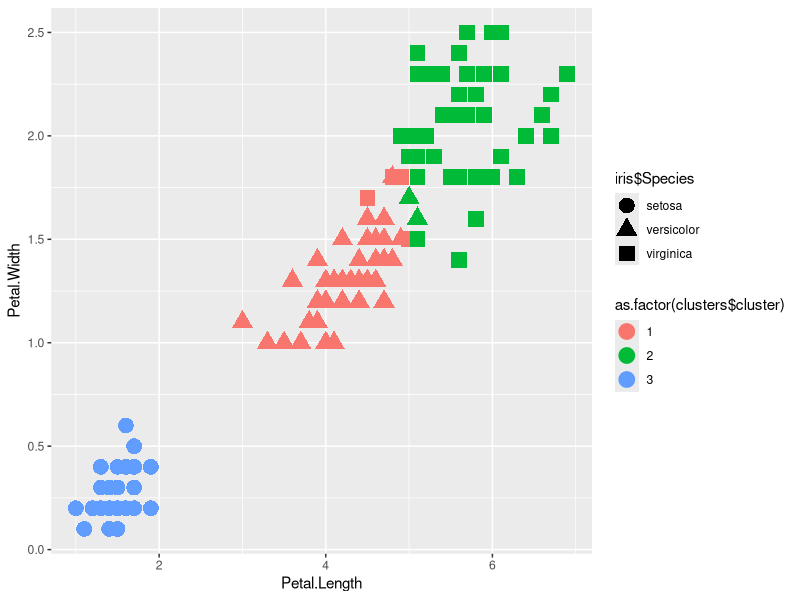
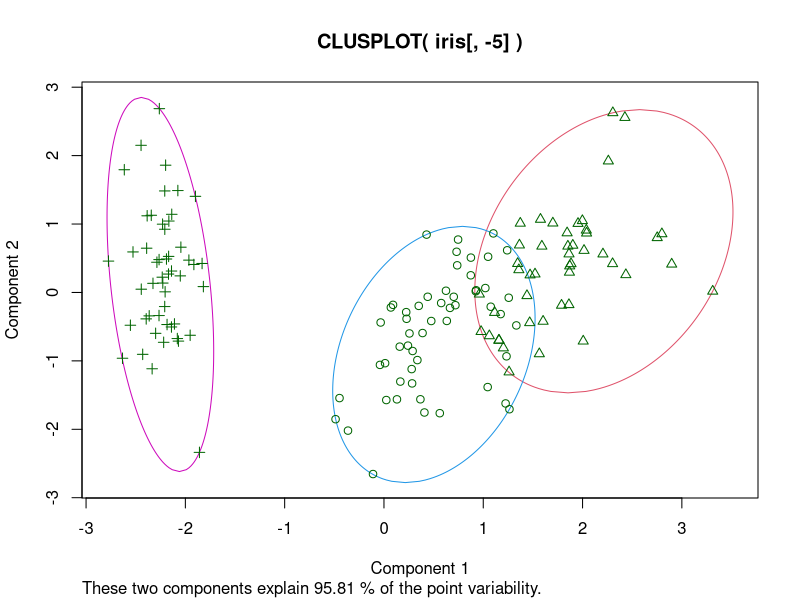
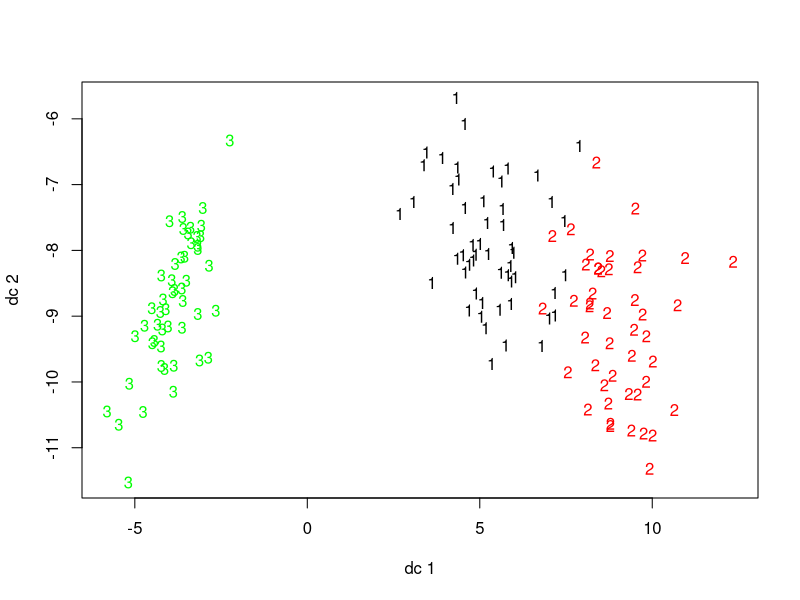
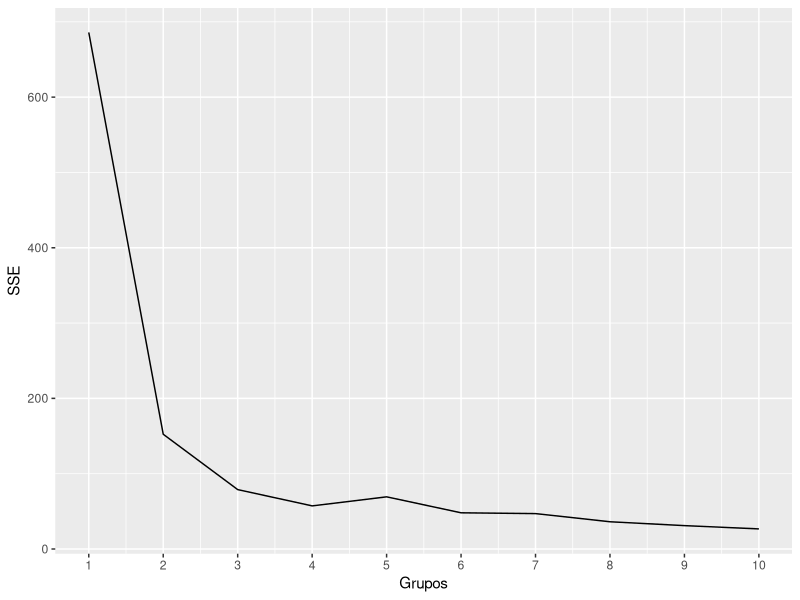
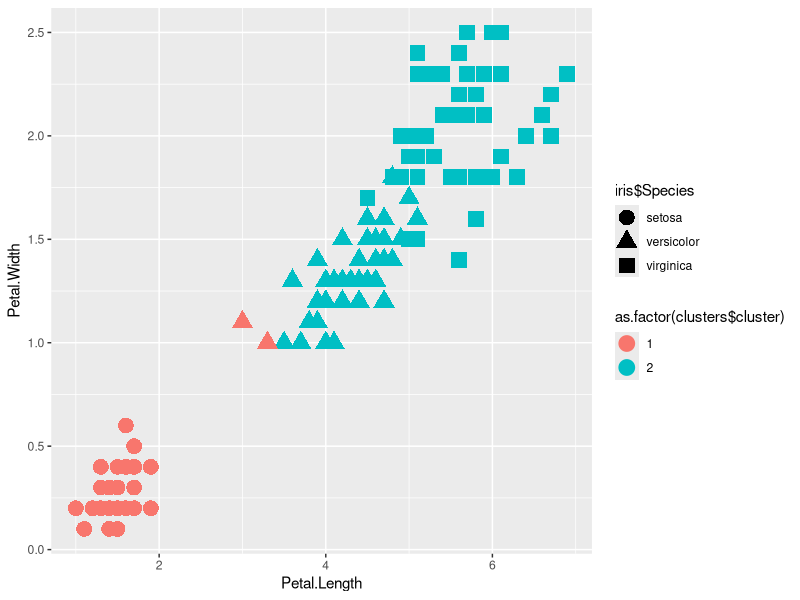
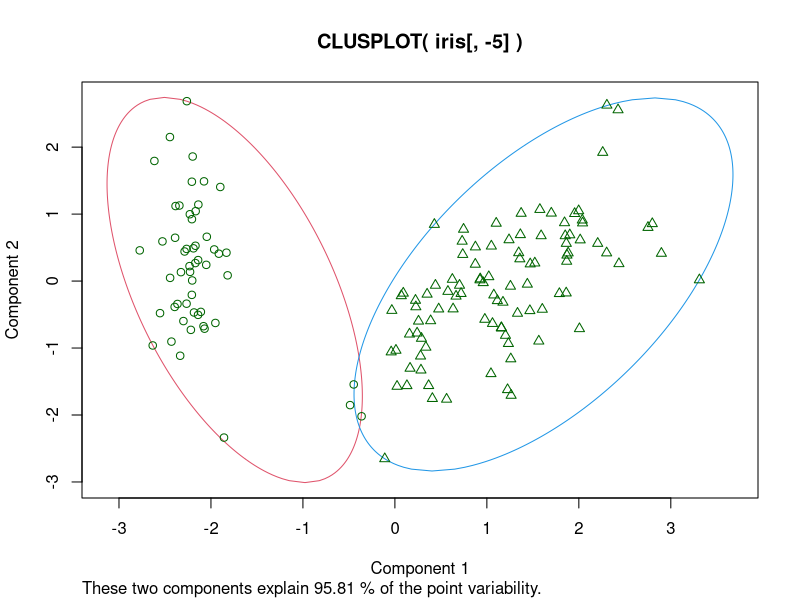

These figures' R source, in order:
# -----------------------------------------------------------------
# Clustering (agrupamiento de datos)
# -----------------------------------------------------------------
library(cluster)
library(fpc)
library(stats)
library(ggplot2)

# Agrupamiento con el algoritmo k-means de iris, usando dos de sus atributos y estableciendo el número de grupos
set.seed(4242)
clusters <- kmeans(iris[, c("Petal.Length", "Petal.Width")], 3)
clusters

table(iris$Species, clusters$cluster)  # Examinamos la clase de las muestras contenidas en cada cluster

# Visualización gráfica de los clusters
ggplot(iris, aes(Petal.Length, Petal.Width)) + geom_point(aes(color = as.factor(clusters$cluster), shape = iris$Species), size = 5)
clusplot(iris[, -5], clusters$cluster, color = TRUE, lines = 0)   # Paquete cluster
plotcluster(iris[, -5], clusters$cluster)                         # Paquete fpc

# Estimación del número de grupos a usar
datos <- iris[, -5]
SSE <- rbind(data.frame(Grupos = 1, SSE = nrow(datos) * sum(apply(datos, 2, var))), 
             data.frame(Grupos = 2:10, SSE = unlist(lapply(2:10, function(ngrupos) sum(kmeans(datos, ngrupos)$withinss)))))
ggplot(SSE, aes(Grupos, SSE)) + geom_line() + scale_x_continuous(breaks = 1:10)

# La función pamk sugiere en el miembro nc el número óptimo de clusters a usar
clusters <- kmeans(datos, pamk(datos)$nc)
ggplot(iris, aes(Petal.Length, Petal.Width)) + geom_point(aes(color = as.factor(clusters$cluster), shape = iris$Species), size = 5)
clusplot(iris[, -5], clusters$cluster, color = TRUE, lines = 0)   
